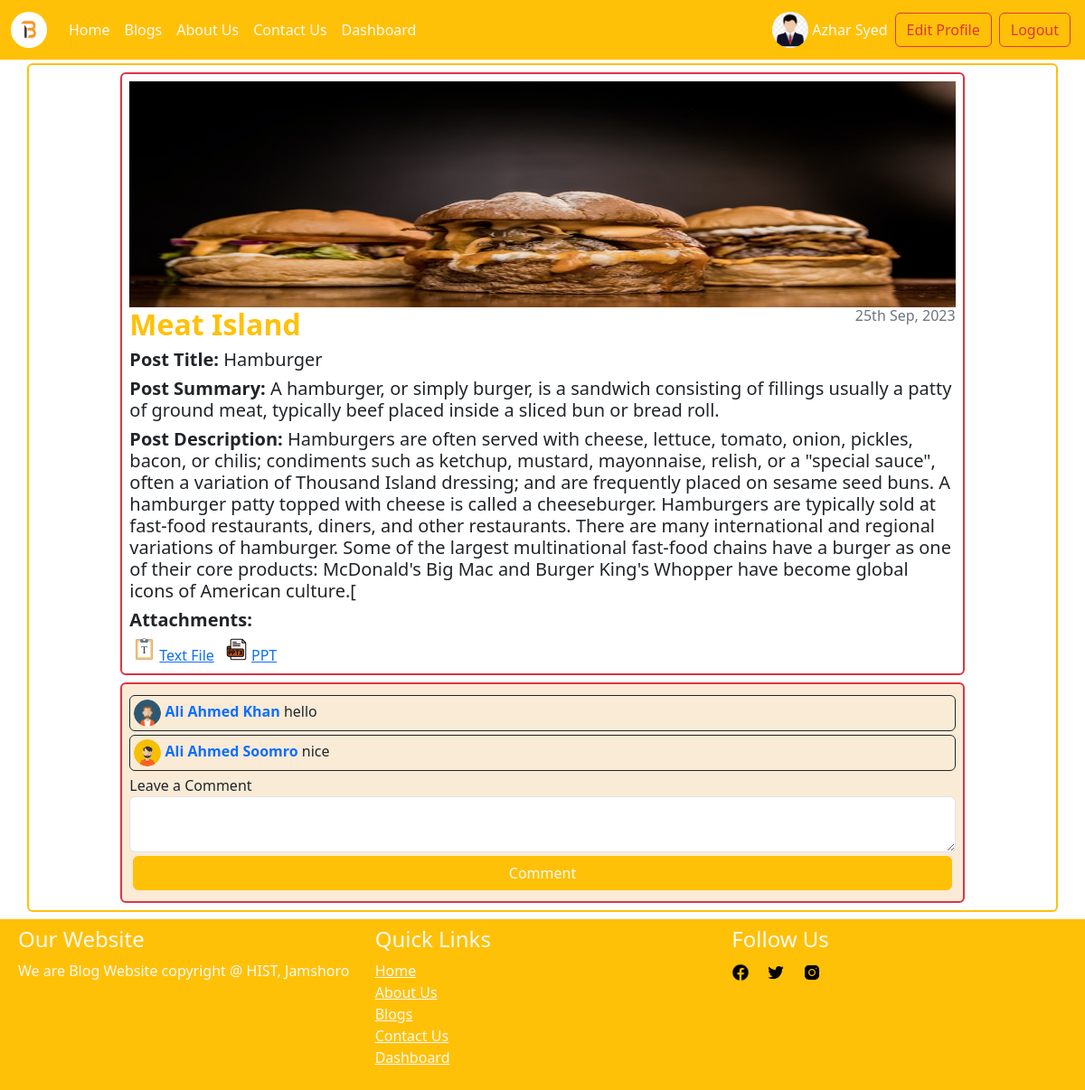
The app's page /post-page.php?post_id=15 (signed in) with its own data.
### tables this page shows
CREATE TABLE `post` (
  `post_id` int(11) NOT NULL AUTO_INCREMENT,
  `blog_id` int(11) NOT NULL,
  `post_title` varchar(200) NOT NULL,
  `post_summary` varchar(250) NOT NULL,
  `post_description` text NOT NULL,
  `featured_img` text NOT NULL,
  `is_comment_allowed` enum('Yes','No') NOT NULL,
  `status` enum('Active','Inactive') NOT NULL DEFAULT 'Active',
  `created_at` timestamp NOT NULL DEFAULT current_timestamp(),
  `updated_at` timestamp NULL DEFAULT NULL,
  PRIMARY KEY (`post_id`),
  KEY `blog_id` (`blog_id`),
  CONSTRAINT `post_ibfk_2` FOREIGN KEY (`blog_id`) REFERENCES `blog` (`blog_id`)
);

CREATE TABLE `blog` (
  `blog_id` int(11) NOT NULL AUTO_INCREMENT,
  `user_id` int(11) NOT NULL,
  `blog_title` varchar(200) NOT NULL,
  `posts_per_page` int(11) NOT NULL,
  `blog_background_image` text NOT NULL,
  `blog_status` enum('Active','Inactive') NOT NULL DEFAULT 'Active',
  `created_at` timestamp NOT NULL DEFAULT current_timestamp(),
  `updated_at` timestamp NULL DEFAULT NULL,
  PRIMARY KEY (`blog_id`),
  KEY `user_id` (`user_id`),
  CONSTRAINT `blog_ibfk_1` FOREIGN KEY (`user_id`) REFERENCES `user` (`user_id`)
);

CREATE TABLE `post_attachment` (
  `post_attachment_id` int(11) NOT NULL AUTO_INCREMENT,
  `post_id` int(11) NOT NULL,
  `attachment_title` varchar(200) NOT NULL,
  `attachment_path` varchar(200) NOT NULL,
  `status` enum('Active','Inactive') NOT NULL DEFAULT 'Active',
  `created_at` timestamp NOT NULL DEFAULT current_timestamp(),
  `updated_at` timestamp NULL DEFAULT NULL,
  PRIMARY KEY (`post_attachment_id`),
  KEY `post_id` (`post_id`),
  CONSTRAINT `post_attachment_ibfk_1` FOREIGN KEY (`post_id`) REFERENCES `post` (`post_id`)
);

CREATE TABLE `post_comment` (
  `comment_id` int(11) NOT NULL AUTO_INCREMENT,
  `user_id` int(11) NOT NULL,
  `post_id` int(11) NOT NULL,
  `comment` text NOT NULL,
  `status` enum('Active','Inactive') NOT NULL DEFAULT 'Inactive',
  `created_at` timestamp NOT NULL DEFAULT current_timestamp(),
  `updated_at` timestamp NULL DEFAULT NULL,
  PRIMARY KEY (`comment_id`),
  KEY `user_id` (`user_id`),
  KEY `post_id` (`post_id`),
  CONSTRAINT `post_comment_ibfk_2` FOREIGN KEY (`post_id`) REFERENCES `post` (`post_id`),
  CONSTRAINT `post_comment_ibfk_3` FOREIGN KEY (`post_id`) REFERENCES `post` (`post_id`),
  CONSTRAINT `post_comment_ibfk_4` FOREIGN KEY (`user_id`) REFERENCES `user` (`user_id`)
);

CREATE TABLE `user` (
  `user_id` int(11) NOT NULL AUTO_INCREMENT,
  `role_id` int(11) DEFAULT 2,
  `first_name` varchar(200) NOT NULL,
  `last_name` varchar(200) NOT NULL,
  `email` varchar(200) NOT NULL,
  `password` varchar(200) NOT NULL,
  `gender` enum('Male','Female') NOT NULL,
  `date_of_birth` date NOT NULL,
  `profile_img` text NOT NULL,
  `home_town` varchar(200) NOT NULL,
  `approval` enum('Pending','Approved','Rejected') NOT NULL DEFAULT 'Pending',
  `status` enum('Active','Inactive') NOT NULL DEFAULT 'Inactive',
  `created_at` timestamp NOT NULL DEFAULT current_timestamp(),
  `updated_at` timestamp NULL DEFAULT NULL,
  PRIMARY KEY (`user_id`),
  UNIQUE KEY `email` (`email`),
  KEY `role_id` (`role_id`),
  CONSTRAINT `user_ibfk_1` FOREIGN KEY (`role_id`) REFERENCES `role` (`role_id`)
);

### post-page.php (the view, shortened to what this page needs)
<?php
require_once('require/general-library.php');
require_once('require/database-library.php');
$db = new Database();
 ?>
	<div class="container border border-2 border-warning rounded p-2" style="margin-top: 70px; min-height: 80vh;">
		<?php
		if (isset($_REQUEST['post_id'])) {
			$post_id = $_REQUEST['post_id'];
		 ?>
		<div class="row mx-0 px-0">
			<div class="col-md-1"></div>
			<?php
			$result = $db->show_post_by_post_id($post_id);
			if ($result->num_rows>0) {
				$row = mysqli_fetch_assoc($result);
			?>
			<div class="col-md-10 border border-2 border-danger rounded p-2">
				<img src="Post_Featured_Images/<?php echo $row['featured_img']; ?>" style="width: 100%; height: 250px;">
				<span class="text-center my-2 h2"><a href="this-blog.php?blog_id=<?php echo $row['blog_id']; ?>" class="text-warning" style="text-decoration: none;"><b><?php echo $row['blog_title']; ?></b></a></span>
				<span class="text-secondary float-end h6"><?php $db->date_format($row['created_at']); ?></span>
				<h5 class="my-2"><b>Post Title: </b><?php echo $row['post_title']; ?></h5>
				<h5 class="my-2"><b>Post Summary: </b><?php echo $row['post_summary']; ?></h5>
				<h5 class="my-2"><b>Post Description: </b><?php echo $row['post_description']; ?></h5>
				<?php
				$result2 = $db->post_attachment_by_post_id($post_id);
				if ($result2->num_rows>0) {
				 ?>
				<h5><b>Attachments:</b></h5>
				<?php
				while ($row2 = mysqli_fetch_assoc($result2)) {
				?>
					<a href="<?php echo $row2['attachment_path']; ?>" class="attachment_icon mx-1" download><?php echo $row2['attachment_title'];?></a>
				<?php
					}
				 }
				 ?>
			</div>
			<div class="col-md-1"></div>
		</div>
		<div class="row mt-2 mx-0 px-0">
			<div class="col-md-1"></div>
			<div class="col-md-10 border border-2 border-danger rounded p-2" style="background-color: antiquewhite;">
				<div class="col-md-12">
					<?php
					$result3 = $db->show_post_comment_by_post_id($post_id);
					if ($result3->num_rows>0) {
						while ($row3 = mysqli_fetch_assoc($result3)) {
					 ?>
					<div class="border border-dark rounded p-1 my-1">
					<img class="rounded-circle" src="Profile_Images/<?php echo $row3['profile_img'] ?>" style="width: 30px; height: 30px;">
					<span><b class="text-primary"><?php echo $row3['first_name']." ".$row3['last_name']; ?> </b><?php echo $row3['comment']; ?></span>
					</div>
					<?php
						}
					}else{
						?>
						<p class="border border-dark p-1 text-center"><b class="text-secondary">Be the First to Comment</b></p>
						<?php
					}
					 ?>
				</div>
				<?php
				if ($row['is_comment_allowed'] == 'Yes') {
				 ?>
				<div class="col-md-12">
				<form action="user-process.php">
					<div class="form-group">
                        <label for="comment">Leave a Comment</label>
                        <textarea class="form-control" id="comment" name="given_comment" rows="2"></textarea>
                    </div>
                    <?php
                    if (isset($_SESSION['user'])) {
                    ?>
                    <div class="d-grid gap-2 m-1">
                        <button class="btn btn-warning text-light" type="submit" name="comment" value="comment">Comment</button>
                    </div>
                     	<?php
                     }
                ?>
                </form>
				</div>
			<?php
				}
			?>
			</div>
			<div class="col-md-1"></div>
		</div>
		<?php
			}else{
				header("location: index.php");
			}
		}else{
			header("location: index.php");
		}
		?>
	</div>

### require/database-library.php (shortened to what this page needs)
<?php
class Database{
	public $connection;
	public function __construct($hostname="localhost",$username="root",$password="",$database_name="20518_syed_azhar_ali_shah"){
		$this->connection = mysqli_connect($hostname,$username,$password,$database_name);
	}
	public function date_format($time){
		$timestamp = strtotime($time);
		$date = date('jS M, Y', $timestamp);
		echo $date;
	}
	public function show_post_by_post_id($post_id){
		$this->query = "SELECT p.*, b.blog_title FROM post p JOIN blog b ON p.blog_id = b.blog_id WHERE p.post_id = {$post_id}";
		$this->result = mysqli_query($this->connection,$this->query);
		return $this->result;
	}
	public function post_attachment_by_post_id($post_id){
		$this->query = "SELECT * FROM post_attachment WHERE status = 'Active' AND post_id = {$post_id}";
		$this->result = mysqli_query($this->connection, $this->query);
		return $this->result;
	}
	public function show_post_comment_by_post_id($post_id){
		$this->query = "SELECT pc.*, u.first_name, u.last_name, u.profile_img FROM post_comment pc JOIN USER u ON pc.user_id = u.user_id WHERE pc.post_id = {$post_id} AND pc.status = 'Active'";
		$this->result = mysqli_query($this->connection,$this->query);
		return $this->result;
	}
}
 ?>

### main/main.css (style rules this page uses)
.attachment_icon::before { content: ""; display: inline-block; width: 25px; height: 25px; background-size: cover; margin-right: 4px; }
.attachment_icon[href$=".pptx"]::before { background-image: url('../icons/pptx.png'); }
.attachment_icon[href$=".txt"]::before { background-image: url('../icons/text.png'); }

### main/sidebars.css (style rules this page uses)
body { min-height: 100vh; min-height: -webkit-fill-available; }
html { height: -webkit-fill-available; }

### records on screen
post: featured_img (picture), blog.blog_title "Meat Island", created_at "25th Sep, 2023", post_title "Hamburger", post_summary "A hamburger, or simply burger, is a sandwich consisting of fillings usually a patty of ground meat, typically beef placed inside a sliced bun or bread roll.", post_description "Hamburgers are often served with cheese, lettuce, tomato, onion, pickles, bacon, or chilis; condiments such as ketchup, mustard, mayonnaise, relish, or a \"special sauce\", often a variation of Thousand Island dressing; and are frequently placed on sesame seed buns. A hamburger patty topped with cheese is called a cheeseburger. Hamburgers are typically sold at fast-food restaurants, diners, and other restaurants. There are many international and regional variations of hamburger. Some of the largest multinational fast-food chains have a burger as one of their core products: McDonald's Big Mac and Burger King's Whopper have become global icons of American culture.["
post_attachment: attachment_title "Text File"
post_attachment: attachment_title "PPT"
post_comment: user.profile_img (picture), user.first_name "Ali Ahmed", user.last_name "Khan", comment "hello"
post_comment: user.profile_img (picture), user.first_name "Ali Ahmed", user.last_name "Soomro", comment "nice"

### other values on screen
$_SESSION['user']['first_name'] "Azhar"
$_SESSION['user']['last_name'] "Syed"
